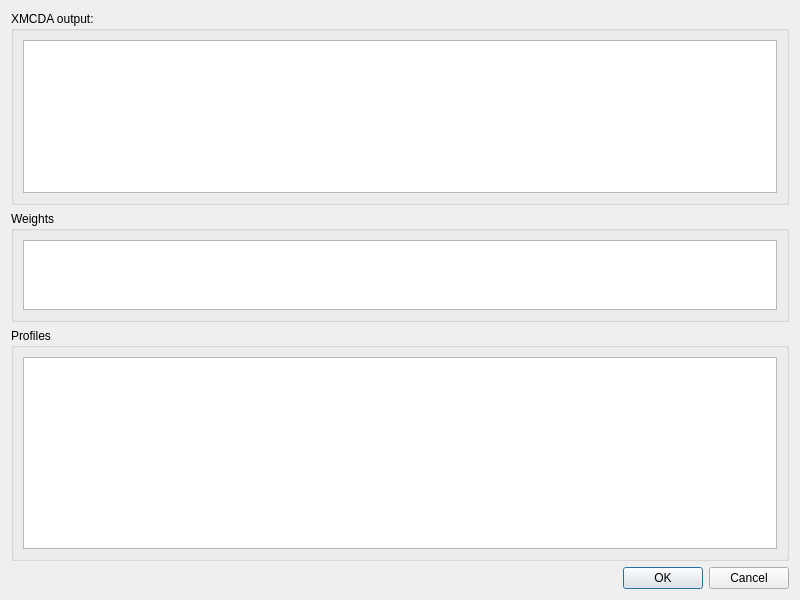
<?xml version="1.0" encoding="UTF-8"?>
<ui version="4.0">
 <class>InferenceDialog</class>
 <widget class="QDialog" name="InferenceDialog">
  <property name="windowModality">
   <enum>Qt::WindowModal</enum>
  </property>
  <property name="geometry">
   <rect>
    <x>0</x>
    <y>0</y>
    <width>800</width>
    <height>600</height>
   </rect>
  </property>
  <property name="windowTitle">
   <string>Electre Tri - Inference</string>
  </property>
  <layout class="QGridLayout" name="gridLayout_2">
   <item row="1" column="0">
    <widget class="QGroupBox" name="group_weights">
     <property name="title">
      <string>Weights</string>
     </property>
     <property name="flat">
      <bool>false</bool>
     </property>
     <property name="checkable">
      <bool>false</bool>
     </property>
     <layout class="QGridLayout" name="gridLayout">
      <item row="0" column="0">
       <widget class="QTableWidget" name="table_weights">
        <property name="sizePolicy">
         <sizepolicy hsizetype="Expanding" vsizetype="Expanding">
          <horstretch>0</horstretch>
          <verstretch>0</verstretch>
         </sizepolicy>
        </property>
        <property name="maximumSize">
         <size>
          <width>16777215</width>
          <height>75</height>
         </size>
        </property>
        <attribute name="horizontalHeaderVisible">
         <bool>true</bool>
        </attribute>
        <attribute name="verticalHeaderVisible">
         <bool>false</bool>
        </attribute>
        <attribute name="verticalHeaderVisible">
         <bool>false</bool>
        </attribute>
        <attribute name="horizontalHeaderVisible">
         <bool>true</bool>
        </attribute>
       </widget>
      </item>
     </layout>
    </widget>
   </item>
   <item row="3" column="0">
    <widget class="QDialogButtonBox" name="buttonBox">
     <property name="orientation">
      <enum>Qt::Horizontal</enum>
     </property>
     <property name="standardButtons">
      <set>QDialogButtonBox::Cancel|QDialogButtonBox::Ok</set>
     </property>
    </widget>
   </item>
   <item row="0" column="0">
    <widget class="QGroupBox" name="group_xmcda">
     <property name="title">
      <string>XMCDA output:</string>
     </property>
     <layout class="QVBoxLayout" name="verticalLayout">
      <item>
       <widget class="QTextBrowser" name="textb_xmcda">
        <property name="font">
         <font>
          <family>Courier New</family>
          <pointsize>10</pointsize>
         </font>
        </property>
        <property name="lineWrapMode">
         <enum>QTextEdit::NoWrap</enum>
        </property>
       </widget>
      </item>
     </layout>
    </widget>
   </item>
   <item row="2" column="0">
    <widget class="QGroupBox" name="group_profiles">
     <property name="title">
      <string>Profiles</string>
     </property>
     <layout class="QVBoxLayout" name="verticalLayout_2">
      <item>
       <widget class="QTableWidget" name="table_prof">
        <property name="sizePolicy">
         <sizepolicy hsizetype="Expanding" vsizetype="MinimumExpanding">
          <horstretch>0</horstretch>
          <verstretch>0</verstretch>
         </sizepolicy>
        </property>
       </widget>
      </item>
     </layout>
    </widget>
   </item>
  </layout>
 </widget>
 <resources/>
 <connections>
  <connection>
   <sender>buttonBox</sender>
   <signal>accepted()</signal>
   <receiver>InferenceDialog</receiver>
   <slot>accept()</slot>
   <hints>
    <hint type="sourcelabel">
     <x>248</x>
     <y>254</y>
    </hint>
    <hint type="destinationlabel">
     <x>157</x>
     <y>274</y>
    </hint>
   </hints>
  </connection>
  <connection>
   <sender>buttonBox</sender>
   <signal>rejected()</signal>
   <receiver>InferenceDialog</receiver>
   <slot>reject()</slot>
   <hints>
    <hint type="sourcelabel">
     <x>316</x>
     <y>260</y>
    </hint>
    <hint type="destinationlabel">
     <x>286</x>
     <y>274</y>
    </hint>
   </hints>
  </connection>
 </connections>
</ui>
